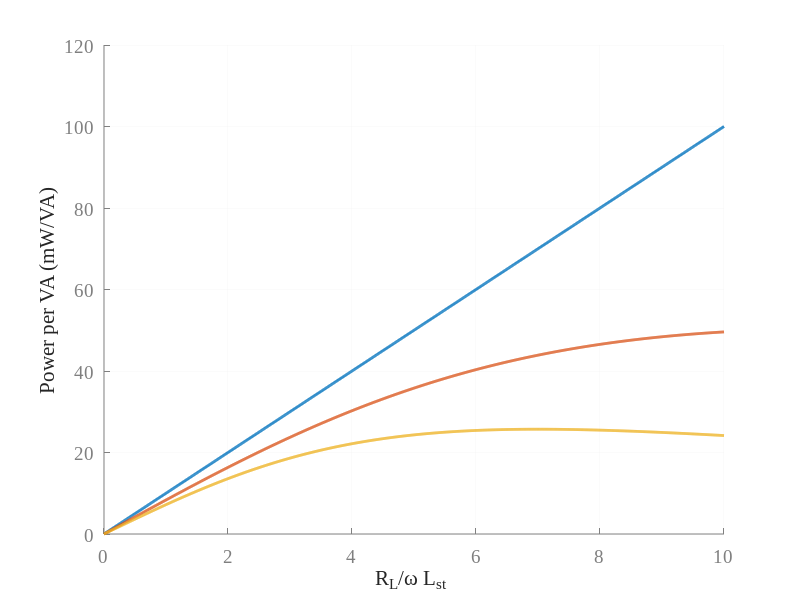

MATLAB code for this plot:
%--------------------------------------------------------------------------
%By: Duleepa J Thrimawithana
%Date: 19-05-2019
%Description:
%This program is written to calculate the power output of an 
%parallel compensated IPT pick-up
%--------------------------------------------------------------------------

function [] = PowerLCLCP( )

f = 85e3;   %Frequency of the fundamental component of current in primary coil  
Lpt = 20e-6;    %Inductance of the primary coils
Ipt = 10;  %RMS current in the primary coil (fundamental)
k = 0.1; %Coupling between coils
w = 2*pi*f; %Angular frequency

RoL = [0:0.01:10]; %Represents RL/wLst as power is plotted against this

VApt = w*Lpt*Ipt^2; %VA in the primary coil 

LRatio = 1; %Ratio between Lsi/Lst

%Power delivered to load vs RoL normalised wrt VApt (i.e. mW/VA)

%At ideal tuning, dL = 0
dL = 0; 
PowerPCP_0dL = 1000*(k^2*w*Lpt*Ipt^2.*RoL./((1+(dL/(1+dL))*LRatio)^2+(dL^2/(1+dL)^2).*RoL.^2))/VApt;

%At 10% change in compensation, dL = 0.1
dL = 0.1;   
PowerPCP_0dL1 = 1000*(k^2*w*Lpt*Ipt^2.*RoL./((1+(dL/(1+dL))*LRatio)^2+(dL^2/(1+dL)^2).*RoL.^2))/VApt;

%At 20% change in compensation, dL = 0.2
dL = 0.2;    
PowerPCP_0dL2 = 1000*(k^2*w*Lpt*Ipt^2.*RoL./((1+(dL/(1+dL))*LRatio)^2+(dL^2/(1+dL)^2).*RoL.^2))/VApt;

%Ploting the resutls
figure(1)
%set(gcf,'PaperPosition', [17, 210, 560, 420],'PaperUnits','points' )
axes1 = axes('Parent',gcf);
hold(axes1,'on');
set(axes1,'FontSize',14,'XColor',[0.5 0.5 0.5],'YColor',[0.5 0.5 0.5],...
    'GridColor',[0.9 0.9 0.9],'MinorGridColor',[0.9 0.9 0.9],...
    'XGrid','on','YGrid','on','FontName','Times New Roman');
ylabel('Power per VA (mW/VA)','Color',[0.15 0.15 0.15],'FontName','Times New Roman');
xlabel('{R_L/\omega L_s_t }','Color',[0.15 0.15 0.15],'FontName','Times New Roman');
plot(RoL,PowerPCP_0dL,'LineWidth',2);
plot(RoL,PowerPCP_0dL1,'LineWidth',2);
plot(RoL,PowerPCP_0dL2,'LineWidth',2);

%legend('k=0.1','k=0.15','k=0.2','Location','northeast');
%legend BOXON


end
